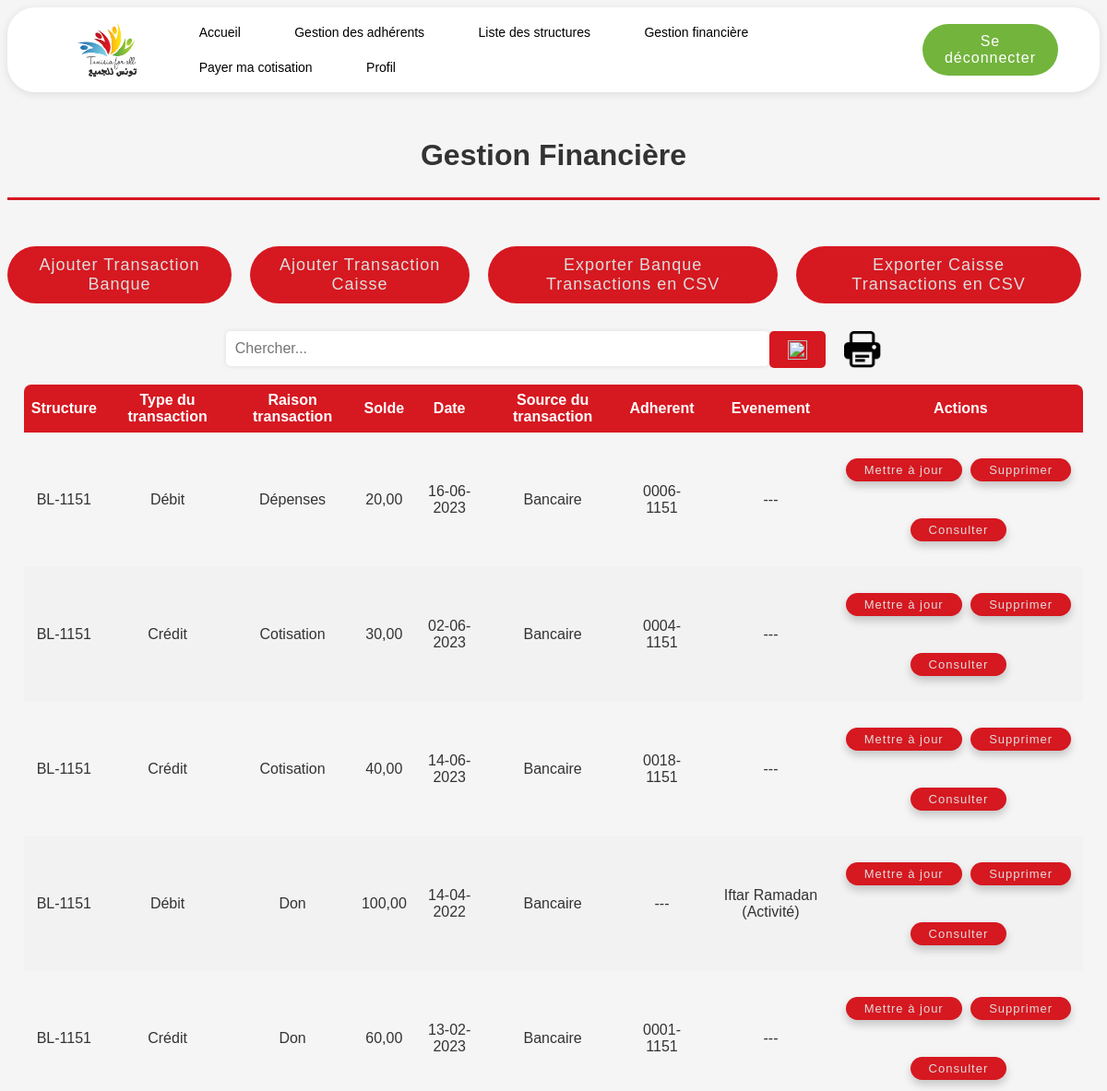
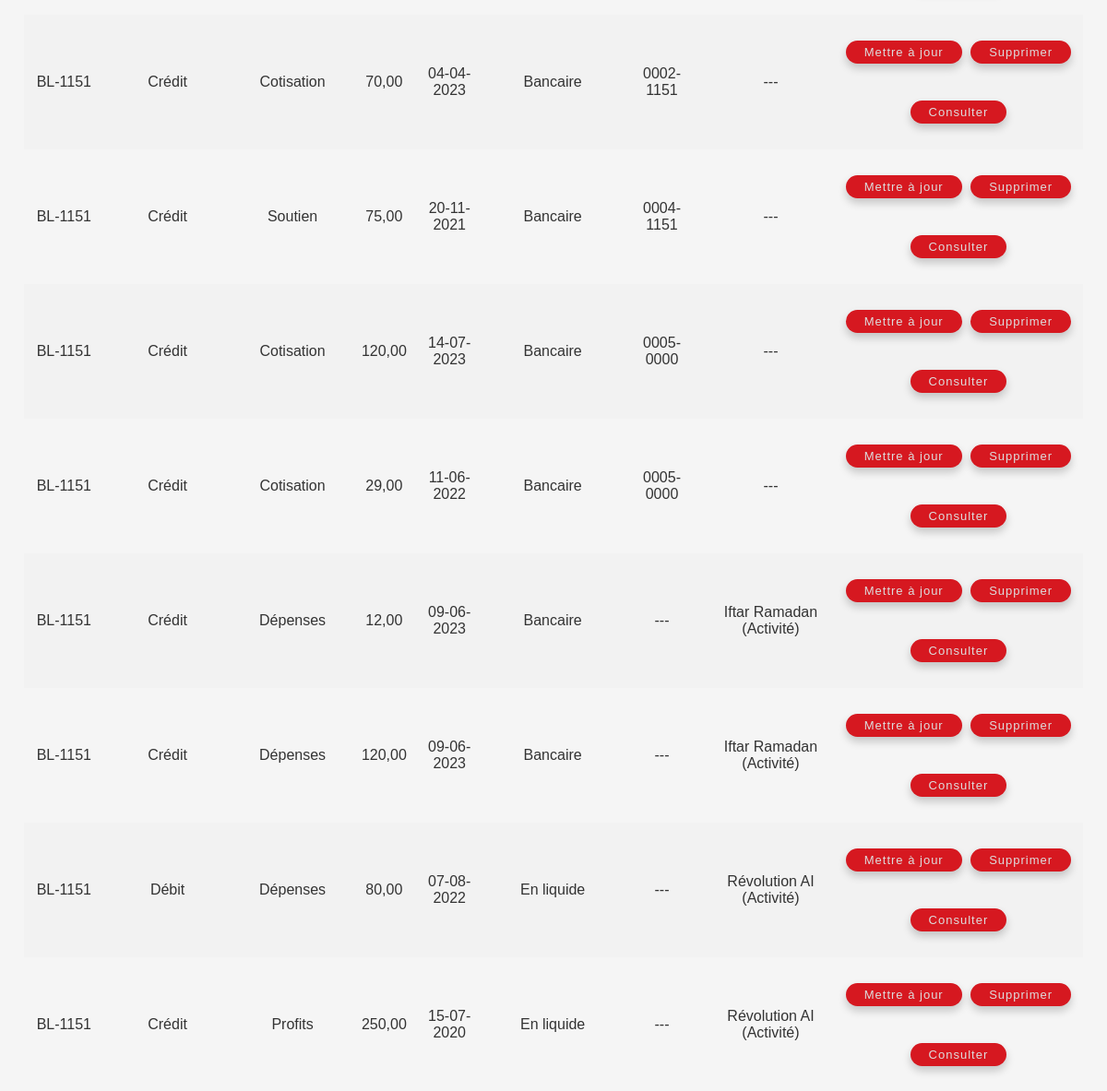
/gestion_financiere/ (signed in), run on the app's committed database (2 pictures, top to bottom).
### base/models.py (models this page shows, shortened)
class Transaction(models.Model):
    structure = models.ForeignKey(Structure, on_delete=models.CASCADE,null=True, blank=True )
    évènement = models.ForeignKey(Evenement, on_delete=models.CASCADE, null=True, blank=True)
    adhérent = models.ForeignKey(Adherent, on_delete=models.CASCADE, null=True, blank=True)
    date = models.DateField(null=True, blank=True)
    entreprise = models.CharField(max_length=50)
    libellé = models.CharField(max_length=50)
    solde = models.DecimalField(max_digits=10, decimal_places=2)
    TRANSACTION_CHOICES = (
        ('Crédit', 'Crédit'),
        ('Débit', 'Débit'),
    )
    type_de_transaction = models.CharField(max_length=6, choices=TRANSACTION_CHOICES)
    REASON_CHOICES = (
        ('Don', 'Don'),
        ('Cotisation', 'Cotisation'),
        ('Soutien', 'Soutien'),
        ('Dépenses', 'Dépenses'),
        ('Profits', 'Profits'),
    )
    raison_de_transaction = models.CharField(max_length=20, choices=REASON_CHOICES, default='raison inconnue')
    source_transaction = models.CharField(max_length=20)
    class Meta:
        abstract = True

class BanqueTransactions(Transaction):
    banque = models.CharField(max_length=50)
    numéro_du_chèque = models.CharField(max_length=20)
    justificatif_bancaire = models.ImageField(upload_to='img/', null=True, blank=True)
    source_transaction = 'Bancaire'

class Structure(models.Model):
    TYPE_CHOICES = [
        ('BN', 'Bureau National'),
        ('BR', 'Bureau regional'),
        ('BL', 'Bureau Local'),
        ('PR', 'Projet'),
    ]
    code_structure = models.CharField(max_length=6)
    type = models.CharField(max_length=15, choices=TYPE_CHOICES)
    libellé = models.CharField(max_length=20)
    adresse = models.CharField(max_length=20)
    gouvernorat = models.ForeignKey(Governat, on_delete=models.CASCADE , related_name='structures')
    délégation = models.ForeignKey(Delegation, on_delete=models.CASCADE , related_name='structures')
    code_postal = models.CharField(max_length=4)
    numéro_de_téléphone = models.CharField(max_length=20)
    adresse_email = models.EmailField()
    date_de_création = models.DateField()
    date_AG = models.DateField()
    exclude_fields = ['date_creation', 'date_ag']
    def __str__(self):
       return self.code_structure

class Adherent(models.Model):
    user = models.OneToOneField(User, on_delete=models.CASCADE , related_name='adherent')
    code = models.CharField(max_length=8)
    photo_de_profile= models.ImageField(upload_to='img/',null=True, blank=True,default='img/navbar_logo.png')
    structure = models.ForeignKey(Structure, on_delete=models.CASCADE , related_name='adherents', default = 1)
    TYPE_ADHERENT_CHOICES = (
    ('Membre fondateur', 'Membre fondateur'),
    ('Membre actif', 'Membre actif'),
    ('Membre actif jeune', 'Membre actif jeune'),
    ('Soutien', 'Soutien'),
    ('Membre d\'honneur ', 'Membre d\'honneur '),
    )
    type_adhérent = models.CharField(max_length=27, choices=TYPE_ADHERENT_CHOICES)
    RESPONSABILTE_ADHERENT_CHOICES = (
    ('Président', 'Président'),
    ('Viceprésident', 'Vice président'),
    ('Directeur Executif', 'Directeur Executif'),
    ('Trésorier', 'Trésorier'),
    ('Trésorier adjoint ', 'Trésorier adjoint '),
    ('Chef Projet', 'Chef Projet'),
    ('Coordinateur de commission ', 'Coordinateur de commission '),
    ('Membre Simple ', 'Membre Simple '),
    )
    responsabilité_adhérent= models.CharField(max_length=27, choices=RESPONSABILTE_ADHERENT_CHOICES, null=True, blank=True)
    GENRE_CHOICES = (
        ('M', 'M'),
        ('F', 'F'),
    )
    genre = models.CharField(max_length=1, choices=GENRE_CHOICES)
    nom = models.CharField(max_length=50)
    prénom = models.CharField(max_length=50)
    DOCUMENT_IDENTITE_CHOICES = (
        ('CIN', 'Carte d\'identité'),
        ('CS', 'Carte de séjour'),
    )
    type_document_identité = models.CharField(max_length=3, choices=DOCUMENT_IDENTITE_CHOICES,null=True)
    numero_document_identité = models.IntegerField(validators=[
        MinValueValidator(0),
        MaxValueValidator(99999999),
        validate_eight_digits
    ])
    date_émission_de_la_carte = models.DateField(null=True, blank=True)
    nationalité = models.CharField(max_length=50)
    date_de_naissance = models.DateField()
    lieu_de_naissance = models.CharField(max_length=50)
    profession = models.CharField(max_length=50)
    numéro_de_téléphone = models.CharField(max_length=20)
    adresse_email = models.EmailField(max_length=50)
    COMMISSION_CHOICES = (
        ('Enseignement, Sciences et Technologies', 'Enseignement, Sciences et Technologies'),
        ('Développement et emploi', 'Développement et emploi'),
        ('Santé et social', 'Santé et social'),
        ('Culture, tourisme et environnement', 'Culture, tourisme et environnement'),
        ('Autre', 'Autre'),
    )
    commissions = models.CharField(max_length=(50), choices=COMMISSION_CHOICES,null=True,blank=True)
    date_adhésion = models.DateField(blank=True, null=True)
    date_depart = models.DateField(null=True, blank=True)
    motif_depart = models.CharField(max_length=50, null=True, blank=True)
    cotisation_annuelle = models.CharField(max_length=50, default='non payée')
    dernière_date_de_payement = models.DateField(null=True, blank=True)
    exclude_fields = ['date_adhesion', 'date_naissance']
    def __str__(self):
        return self.code

class Evenement(models.Model):
    initiateur = models.ForeignKey(Structure, on_delete=models.CASCADE)
    numero = models.PositiveIntegerField()
    libelle = models.CharField(max_length=255)
    TYPE_CHOICES = (
        (1, 'Bureau Exécutif'),
        (2, 'Commission'),
        (3, 'AG'),
        (4, 'Conférence'),
        (5, 'Activité'),
    )
    type = models.IntegerField(choices=TYPE_CHOICES)
    date_debut = models.DateField()
    heure_debut = models.TimeField()
    date_fin = models.DateField()
    heure_fin = models.TimeField()
    lieu = models.CharField(max_length=255)
    partenaires = models.ManyToManyField(Structure, related_name='evenements_partenaires', blank=True)
    membres_invites = models.ManyToManyField(Adherent, related_name='evenements_membres_invites', blank=True)
    def __str__(self):
        return f"{self.libelle} ({self.get_type_display()}) "

class CaisseTransactions(Transaction):
    recu_numéro = models.CharField(max_length=20)
    justificatif_caisse = models.ImageField(upload_to='img/', null=True, blank=True)
    source_transaction = 'En liquide'

### base/views.py (the view)
# urls.py: path('gestion_financiere/' , views.gestion_financiere , name="gestion_financiere"),
def gestion_financiere(request):
    if request.user.adherent.structure.code_structure == 'BN-1169':
      banque_transactions = BanqueTransactions.objects.all()
      caisse_transactions = CaisseTransactions.objects.all()
      transactions = list(banque_transactions) + list(caisse_transactions)
    else :
      banque_transactions = BanqueTransactions.objects.filter(structure=request.user.adherent.structure)
      caisse_transactions = CaisseTransactions.objects.filter(structure=request.user.adherent.structure)
      transactions = list(banque_transactions) + list(caisse_transactions)
    context = {'transactions': transactions }
    return render(request, 'base/gestion_financiere.html', context)

### base/templatetags/transaction_filters.py (called while the page is built)
@register.filter
def is_banque_transaction(transaction):
    return isinstance(transaction, BanqueTransactions)

### base/templates/base/gestion_financiere.html (shortened to what this page needs)
{% extends 'main.html' %}
{% load static %}
{% load transaction_filters %}
{% block content %}
<!DOCTYPE html>
<html>
<head>
</head>
<body>
    <h2>Gestion Financière</h2>
    <hr class="hrfinance">
    <div class = "features">
        <button class="finance-button"><a href="{% url 'create-banque-transaction' %}">Ajouter Transaction Banque</a></button>
        <button class="finance-button"><a href="{% url 'create-caisse-transaction' %}">Ajouter Transaction Caisse</a></button>
        <button id="export-button" class="finance-button"><a href="{% url 'export-banque-transactions-csv' %}">Exporter Banque Transactions en CSV</a></button>
        <button id="export-button" class="finance-button"><a href="{% url 'export-caisse-transactions-csv' %}">Exporter Caisse Transactions en CSV</a></button>
    </div>
    <div class="page-content">
        <form id="search-form" class="search-container" action="{% url 'gestion_financiere' %}">
            <input type="text" class="textbox" id="search-input" name="q" placeholder="Chercher...">
            <button type="submit" class="finance-button"><i><img src="{% static 'img/search.png' %}"></i></button>
            <img class="print" src="{% static 'img/print.png' %}" height="40px" width="40px" onclick="printTable()">
        </form>
        <div class="finance-table">
            <table>
                <thead>
                    <tr>
                        <th>Structure</th>
                        <th>Type du transaction</th>
                        <th>Raison transaction</th>
                        <th>Solde</th>
                        <th>Date</th>
                        <th>Source du transaction</th>
                        <th>Adherent</th>
                        <th>Evenement</th>
                        <th>Actions</th>
                    </tr>
                </thead>
                <tbody>
                    {% for transaction in transactions %}
                    <tr>
                        <td>{{ transaction.structure|default:'---' }}</td>
                        <td>{{ transaction.type_de_transaction }}</td>
                        <td>{{ transaction.raison_de_transaction }}</td>
                        <td>{{ transaction.solde }}</td>
                        <td>{{ transaction.date|date:"d-m-Y" }}</td>
                        <td>{{ transaction.source_transaction }}</td>
                        <td>{{ transaction.adhérent|default:'---' }}</td>
                        <td>{{ transaction.évènement|default:'---' }}</td>
                        <td>
                            {% if transaction|is_banque_transaction %}
                                <button class="finance-button"><a href="{% url 'update-banque-transaction' transaction.id %}" class="btn-update">Mettre à jour</a></button>
                            {% else %}
                                <button class="finance-button"><a href="{% url 'update-caisse-transaction' transaction.id %}" class="btn-update">Mettre à jour</a></button>
                            {% endif %}
                            {% if transaction|is_banque_transaction %}
                                <button class="finance-button"><a href="{% url 'delete-banque-transaction' transaction.id %}">Supprimer</a></button>
                            {% else %}
                                <button class="finance-button"><a href="{% url 'delete-caisse-transaction' transaction.id %}">Supprimer</a></button>
                            {% endif %}
                            {% if transaction|is_banque_transaction %}
                                <button class="finance-button"><a href="{% url 'consult_banque_transaction' transaction.id %}">Consulter</a></button>
                            {% else %}
                                <button class="finance-button"><a href="{% url 'consult_caisse_transaction' transaction.id %}">Consulter</a></button>
                            {% endif %}
                        </td>
                    </tr>
                    {% endfor %}
                </tbody>
            </table>
        </div>
    </div>
</body>
</html>
{% endblock %}

### static/css/style.css (style rules this page uses)
body { font-family: Arial, sans-serif; background-color: #F5F5F5; color: #333333; }
h2 { text-align: center; font-size: 32px; margin-top: 50px; }
button a { text-decoration: none; }
hr { border: none; margin-bottom: 50px; }
.hrfinance { border-top: 3px solid #D61820; }
.features { display: flex; justify-content: center; margin-bottom: 30px; }
.features button { color: #fff; border: none; border-radius: 50px; padding: 10px 30px; font-size: 18px; cursor: pointer; transition: background-color 0.2s ease; letter-spacing: 1px; margin-right: 20px; }
.finance-button { background-color: #D61820; }
.search-container { display: flex; justify-content: center; width: 60%; margin: 0 auto; margin-top: 20px; }
.textbox { flex: 1; padding: 10px; border: none; border-radius: 5px; font-size: 16px; background-color: #fff; color: #444; box-shadow: 0px 0px 5px rgba(0, 0, 0, 0.1); margin-bottom: 20px; }
.features button[type="submit"] img, .search-container button[type="submit"] img { height: 21px; width: 21px; }
.search-container button[type="submit"] { color: #fff; border: none; height: 40px; border-radius: 5px; padding: 10px 20px; font-size: 18px; cursor: pointer; transition: background-color 0.2s ease; letter-spacing: 1px; margin-right:10px; }
.print { margin-left:10px; cursor:pointer; height: 40px; width: 40px; }
.structure-table table, .adherent-table table, .structure-history table, .adherent-history table, .finance-table table { border-collapse: collapse; margin-top:auto; margin-right:auto; margin-left:auto; margin-right:auto; width: 97%; }
.features a, .structure-table a, .adherent-table a, .finance-table a { color:#ddd; }
.structure-table button, .adherent-table button, .finance-table button { color: #fff; border: none; border-radius: 50px; padding: 5px 20px; font-size: 13px; cursor: pointer; transition: background-color 0.2s ease; letter-spacing: 1px; margin-top: 20px; margin-right: 5px; margin-bottom: 20px; font-family: 'Montserrat', sans-serif; box-shadow: 0px 5px 10px rgba(0,0,0,0.2); }
.structure-table table th:first-child, .adherent-table table th:first-child, .structure-history table th:first-child, .adherent-history table th:first-child, .finance-table table th:first-child { border-radius : 8px 0 0 0; }
.structure-table table th:last-child, .adherent-table table th:last-child, .structure-history table th:last-child, .adherent-history table th:last-child, .finance-table table th:last-child { border-radius : 0 8px 0 0; }
.structure-table th, .structure-table td, .adherent-table th, .adherent-table td, .finance-table th, .finance-table td, .structure-history th, .structure-history td, .adherent-history th, .adherent-history td { text-align: center; padding: 8px; }
.finance-table th { background-color: #d61820; color: #fff; }
.structure-table tr:nth-child(even), .adherent-table tr:nth-child(even), .finance-table tr:nth-child(even), .structure-history tr:nth-child(even), .adherent-history tr:nth-child(even) { background-color: #f2f2f2; }
form input[type="text"], form input[type="email"], form input[type="password"], form input[type="tel"], form input[type="date"], form input[type="number"], form textarea, form select { width: 100%; padding: 10px; margin-bottom: 20px; border: none; border-radius: 5px; font-size: 16px; background-color: #fff; color: #444; box-shadow: 0px 0px 5px rgba(0,0,0,0.1); }

### data on the page
BanqueTransactions: shows "Mettre à jour", shows "Supprimer", shows "Consulter"
BanqueTransactions: shows "Mettre à jour", shows "Supprimer", shows "Consulter"
BanqueTransactions: shows "Mettre à jour", shows "Supprimer", shows "Consulter"
BanqueTransactions: shows "Mettre à jour", shows "Supprimer", shows "Consulter"
BanqueTransactions: shows "Mettre à jour", shows "Supprimer", shows "Consulter"
BanqueTransactions: shows "Mettre à jour", shows "Supprimer", shows "Consulter"
BanqueTransactions: shows "Mettre à jour", shows "Supprimer", shows "Consulter"
BanqueTransactions: shows "Mettre à jour", shows "Supprimer", shows "Consulter"
BanqueTransactions: shows "Mettre à jour", shows "Supprimer", shows "Consulter"
BanqueTransactions: shows "Mettre à jour", shows "Supprimer", shows "Consulter"
BanqueTransactions: shows "Mettre à jour", shows "Supprimer", shows "Consulter"
CaisseTransactions: shows "Mettre à jour", shows "Supprimer", shows "Consulter"
CaisseTransactions: shows "Mettre à jour", shows "Supprimer", shows "Consulter"
